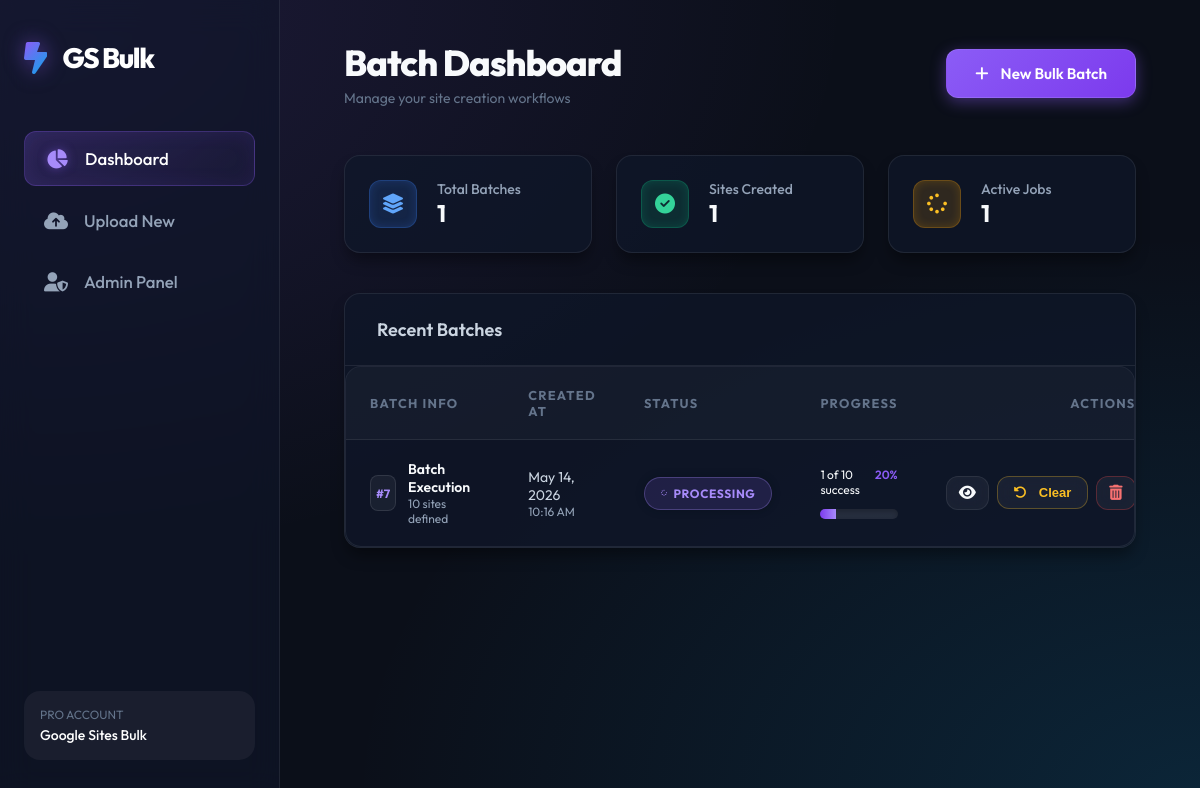
The app's page /, older data.
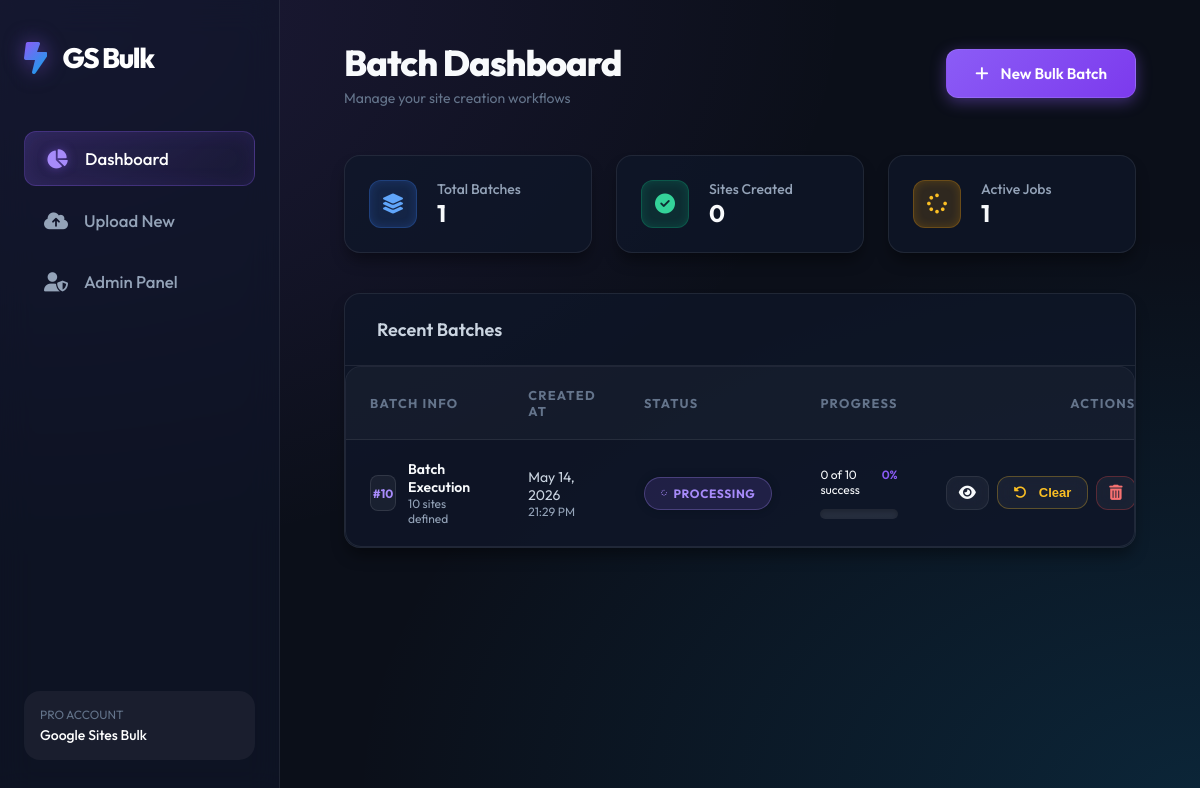
The same page, newer data.
### core/models.py (models this page shows, shortened)
class SiteBatch(models.Model):
    STATUS_CHOICES = [
        ('pending', 'Pending'),
        ('processing', 'Processing'),
        ('completed', 'Completed'),
        ('failed', 'Failed'),
    ]
    file = models.FileField(upload_to='uploads/')
    created_at = models.DateTimeField(auto_now_add=True)
    status = models.CharField(max_length=20, choices=STATUS_CHOICES, default='pending')
    total_sites = models.IntegerField(default=0)
    completed_sites = models.IntegerField(default=0)
    failed_sites = models.IntegerField(default=0)
    current_action = models.CharField(max_length=255, blank=True, null=True)
    @property
    def processed_sites(self):
        return (self.completed_sites or 0) + (self.failed_sites or 0)
    @property
    def progress_percentage(self):
        if self.total_sites == 0:
            return 0
        return int((self.processed_sites / self.total_sites) * 100)

### core/views.py (the view)
# urls.py: path('', DashboardView.as_view(), name='dashboard'),
class DashboardView(View):
    def get(self, request):
        batches = SiteBatch.objects.all().order_by('-created_at')
        agg = batches.aggregate(
            total_completed=Sum('completed_sites'),
            total_failed=Sum('failed_sites'),
        )
        total_sites_created = agg['total_completed'] or 0
        total_failed = agg['total_failed'] or 0
        active_jobs = batches.filter(status='processing').count()
        context = {
            'batches': batches,
            'total_sites_created': total_sites_created,
            'total_failed': total_failed,
            'active_jobs': active_jobs,
        }
        return render(request, 'core/dashboard.html', context)

### core/templates/core/dashboard.html (shortened to what the changed rows need)
{% extends 'core/base.html' %}
{% block header_title %}Batch Dashboard{% endblock %}
{% block content %}
<div style="display: grid; grid-template-columns: repeat(auto-fit, minmax(240px, 1fr)); gap: 1.5rem; margin-bottom: 2.5rem;">
    <div class="card" style="padding: 1.5rem; display: flex; align-items: center; gap: 1.25rem;">
        <div>
            <p style="font-size: 0.875rem; color: #94a3b8; font-weight: 500;">Sites Created</p>
            <h3 style="font-size: 1.5rem; font-weight: 700; color: #f8fafc;">{{ total_sites_created }}</h3>
        </div>
    </div>
</div>
<div class="card" style="padding: 0; overflow: hidden;">
    <div style="padding: 1.5rem 2rem; border-bottom: 1px solid var(--border); display: flex; justify-content: space-between; align-items: center;">
        <h2 style="font-size: 1.125rem; font-weight: 600;">Recent Batches</h2>
    </div>
    <div class="table-container">
        <table>
            <thead>
                <tr>
                    <th>Batch Info</th>
                    <th>Created At</th>
                    <th>Status</th>
                    <th>Progress</th>
                    <th style="text-align: right;">Actions</th>
                </tr>
            </thead>
            <tbody>
                {% for batch in batches %}
                <tr>
                    <td>
                        <div style="display: flex; align-items: center; gap: 0.75rem;">
                            <div style="background: rgba(255, 255, 255, 0.05); border: 1px solid rgba(255, 255, 255, 0.1); width: 36px; height: 36px; border-radius: 8px; display: flex; align-items: center; justify-content: center; font-weight: 700; color: #a78bfa; font-size: 0.75rem;">
                                #{{ batch.id }}
                            </div>
                            <div>
                                <p style="font-weight: 600; font-size: 0.875rem; color: #f8fafc;">Batch Execution</p>
                                <p style="font-size: 0.75rem; color: #94a3b8;">{{ batch.total_sites }} sites defined</p>
                            </div>
                        </div>
                    </td>
                    <td>
                        <p style="font-size: 0.875rem; color: #cbd5e1;">{{ batch.created_at|date:"M d, Y" }}</p>
                        <p style="font-size: 0.75rem; color: #94a3b8;">{{ batch.created_at|date:"H:i A" }}</p>
                    </td>
                    <td>
                        <span class="badge badge-{{ batch.status }}">
                            {% if batch.status == 'processing' %}
                            <i class="fa-solid fa-spinner fa-spin" style="font-size: 6px; margin-right: 6px;"></i>
                            {% else %}
                            <i class="fa-solid fa-circle" style="font-size: 6px; margin-right: 6px;"></i>
                            {% endif %}
                            {{ batch.status }}
                        </span>
                    </td>
                    <td style="width: 240px;">
                        <div style="display: flex; justify-content: space-between; font-size: 0.75rem; margin-bottom: 4px;">
                            <span>{{ batch.completed_sites }} of {{ batch.total_sites }} success</span>
                            <span style="font-weight: 600; color: var(--primary);">
                                {{ batch.progress_percentage }}%
                            </span>
                        </div>
                        <div class="progress-wrapper">
                            <div class="progress-bar" style="width: {{ batch.progress_percentage }}%"></div>
                        </div>
                    </td>
                    <td style="text-align: right;">
                        <div style="display: flex; justify-content: flex-end; gap: 0.5rem;">
                            <a href="/batch/{{ batch.id }}/" class="btn btn-secondary" style="padding: 0.5rem 0.75rem;">
                                <i class="fa-solid fa-eye"></i>
                            </a>
                            <form id="clearForm-{{ batch.id }}" action="/batch/{{ batch.id }}/reset/" method="POST" style="display: inline;">
                                <button type="button" onclick="showClearModal({{ batch.id }})" class="btn btn-secondary" style="padding: 0.5rem 1rem; font-size: 0.8125rem; color: #fbbf24; border-color: rgba(251, 191, 36, 0.3);">
                                    <i class="fa-solid fa-rotate-left"></i> Clear
                                </button>
                            </form>
                            <form id="deleteForm-{{ batch.id }}" action="/batch/{{ batch.id }}/delete/" method="POST" style="display: inline;">
                                <button type="button" onclick="showDeleteModal({{ batch.id }})" class="btn btn-secondary" style="padding: 0.5rem 0.75rem; color: #f87171; border-color: rgba(239, 68, 68, 0.3);">
                                    <i class="fa-solid fa-trash-can"></i>
                                </button>
                            </form>
                        </div>
                    </td>
                </tr>
                {% endfor %}
            </tbody>
        </table>
    </div>
</div>
{% endblock %}

Row changes from the older to the newer data that the page shows:
removed SiteBatch: id "7", total_sites "10", created_at "May 14, 2026", created_at "10:16 AM", status "PROCESSING", completed_sites "1", progress_percentage "20"
added SiteBatch: id "10", total_sites "10", created_at "May 14, 2026", created_at "21:29 PM", status "PROCESSING", completed_sites "0", progress_percentage "0"
Text that changed along with them:
{{ total_sites_created }}: "1" → "0"
